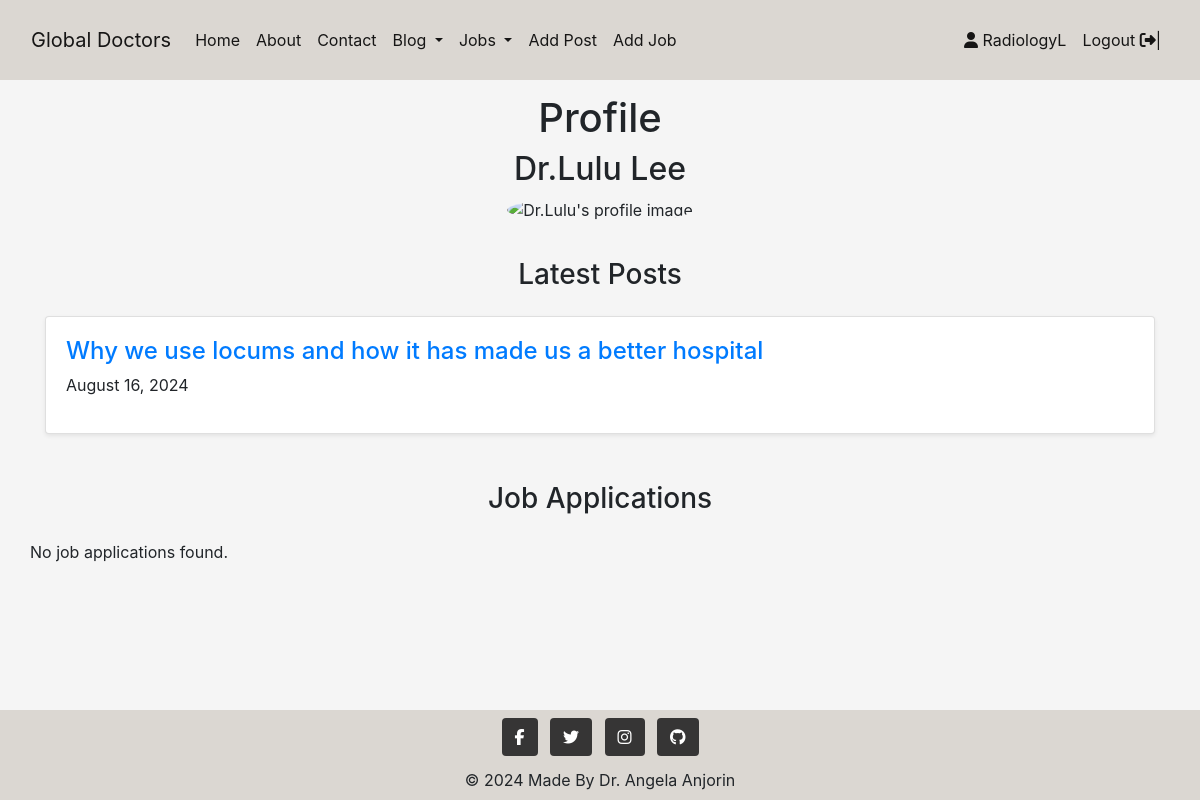
The app's page /profile/profile/regular/8/ (signed in), older data.
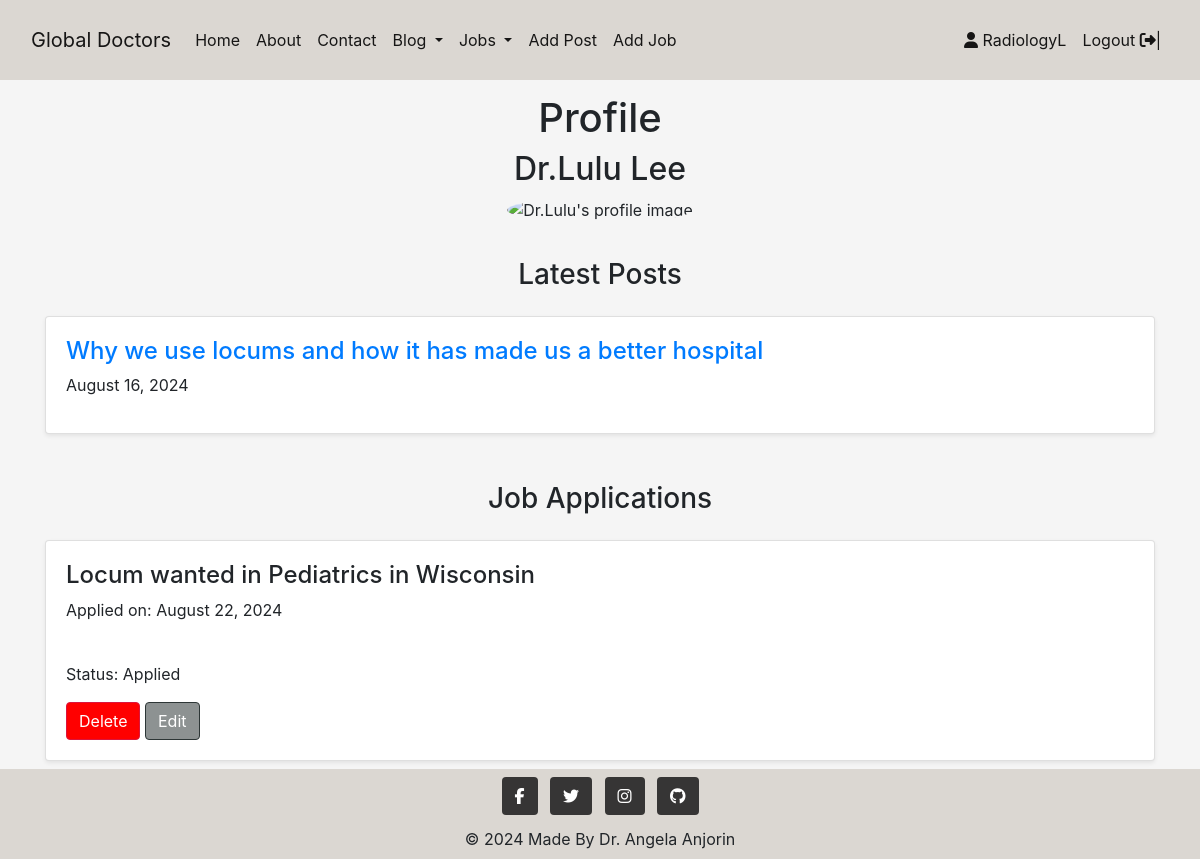
The same page, newer data.
### blog/models.py (models this page shows, shortened)
class Post(models.Model):
    title = models.CharField(max_length=200, unique=True)
    category = models.ForeignKey(Category, on_delete=models.PROTECT, default=4)
    slug = models.SlugField(max_length=200, unique=True)
    author = models.ForeignKey(
    CustomUser, on_delete=models.CASCADE, related_name="blog_posts")
    featured_image = CloudinaryField('image', default='placeholder')
    content = models.TextField()
    created_on = models.DateTimeField(auto_now_add=True)
    status = models.IntegerField(choices=STATUS, default=0)
    updated_on = models.DateTimeField(auto_now=True)
    likes = models.ManyToManyField(
        CustomUser, related_name='post_like', blank=True)
    class Meta:
        ordering = ["-created_on"]

### jobs/models.py (models this page shows, shortened)
class JobApplication(models.Model):
    job = models.ForeignKey('Job', on_delete=models.CASCADE, related_name="applications")
    applicant = models.ForeignKey(CustomUser, on_delete=models.CASCADE, related_name="applications")
    applicant_first_name = models.CharField(max_length=100, default=0)
    applicant_last_name = models.CharField(max_length=100, default=0)
    applicant_email = models.EmailField(default=0)
    applicant_phone = models.CharField(max_length=20, default=0)
    cover_letter = models.TextField(null=True, blank=True)
    cv = CloudinaryField('file', blank=True)
    status = models. IntegerField(choices=APPLICATION_STATUS, default=0)
    applied_on = models.DateTimeField(auto_now_add=True)
    class Meta:
        ordering = ["-applied_on"]
        unique_together = ("job", "applicant")

class Job(models.Model):
    title = models.CharField(max_length=200, unique=True)
    slug = models.SlugField(max_length=200, unique=True)
    author = models.ForeignKey(
    CustomUser, on_delete=models.CASCADE, related_name="job_posts")
    speciality = models.ForeignKey(Speciality, on_delete=models.PROTECT, default=4)
    location = models.CharField(max_length=100, unique=True)
    start_date = models.DateField()
    end_date = models.DateField()
    created_on = models.DateTimeField(auto_now_add=True)
    description = models.TextField()
    status = models.IntegerField(choices=STATUS, default=0)
    updated_on = models.DateTimeField(auto_now=True)
    stars = models.PositiveIntegerField(
        default=3,
        validators=[
            MinValueValidator(1),
            MaxValueValidator(5)]
    )
    class Meta:
        ordering = ["-created_on"]

### profile/views.py (the view)
# urls.py: path('profile/regular/<int:pk>/', regular_profile, name='regular_profile'),
@login_required
def regular_profile(request, pk):
    profile = get_object_or_404(Profile, pk=pk)
    posts = Post.objects.filter(author=request.user).order_by('-created_on')
    job_applications = JobApplication.objects.filter(applicant=request.user)
    context = {
        'profile':profile,
        'posts':posts,
        'job_applications': job_applications,
    }
    return render(request, 'profile/regular_profile.html', context)

### blog/views.py (called while the page is built)
def category_list(request):
    category_list = Category.objects.exclude(name='other')
    context = {
        "category_list": category_list,
    }
    return context

### jobs/views.py (called while the page is built)
def speciality_list(request):
    speciality_list = Speciality.objects.exclude(name='other')
    context = {
        'speciality_list': speciality_list
    }
    return context

### profile/templates/profile/regular_profile.html (shortened to what this page needs)
{% extends 'base.html' %}
{% load static %}
{% load crispy_forms_tags %}
{% block content %}
<section class="py-1 text-center container">
    <div class="row py-lg-1">
        <div class="col-lg-6 col-md-8 mx-auto">
            <div class="profile-info text-center">
                <h1 class="fw-light">Profile</h1>
                <h2>{{ profile.display_name }}</h2>
                <div class="mb-4">
                    {% if "placeholder" in profile.profile.image.url %}
                    <img class="profile-img rounded-circle" style="width: 100px;" src="{% static 'images/user_profile_placeholder (1).jpg' %}" alt="user_profile_placeholder">
                    {% else %}
                    <img class="profile-img rounded-circle" style="width: 100px;" src="{{ profile.profile_image.url }}" alt="{{ profile.user.username }}'s profile image">
                    {% endif %}
                </div>
            </div>
        </div>
    </div>
</section>
<div class="album py-1 bg-body-tertiary">
    <div class="container">
        <h3 class="text-center section-title mb-4">Latest Posts</h3>
        <div class="row row-cols-1 row-cols-sm-2 row-cols-md-3 g-3">
            {% for post in posts %}
            <div class="col">
                <div class="card shadow-sm">
                    <div class="card-body">
                        <a href="{% url 'post_detail' post.slug %}" class="post-link">
                            <h4 class="special-anchor-article">{{ post.title }}</h4>
                        </a>
                        <p>{{ post.created_on|date:"F d, Y" }}</p>
                    </div>
                </div>
            </div>
            {% empty %}
            <p>No posts available.</p>
            {% endfor %}
        </div>
        <h3 class="text-center section-title mb-4 mt-5">Job Applications</h3>
        <div class="row row-cols-1 row-cols-sm-2 row-cols-md-3 g-3">
            {% for job_application in job_applications %}
            <div class="col">
                <div class="card shadow-sm">
                    <div class="card-body">
                            <h4>{{ job_application.job.title }}</h4>
                        <p>Applied on: {{ job_application.applied_on|date:"F d, Y" }}</p>
                        <br>
                        <p>Status: {{ job_application.get_status_display }}</p>
                        {% if request.user == job_application.applicant %}
                        <div class="mt-3">
                            <button class="btn btn-delete" data-id="{{ job_application.pk }}">Delete</button>
                            <a href="{% url 'edit_application' job_application.job.slug %}"><button class="btn btn-edit me_2" >Edit</button></a>
                        </div>
                        {% endif %}
                    </div>
                </div>
            </div>
            {% empty %}
            <p>No job applications found.</p>
            {% endfor %}
        </div>
    </div>
</div>
{% endblock content %}

Row changes from the older to the newer data that the page shows:
added JobApplication: job "Locum wanted in Pediatrics in Wisconsin", applied_on "August 22, 2024", status "Applied"
Text that changed along with them:
text no longer shown: "No job applications found."
